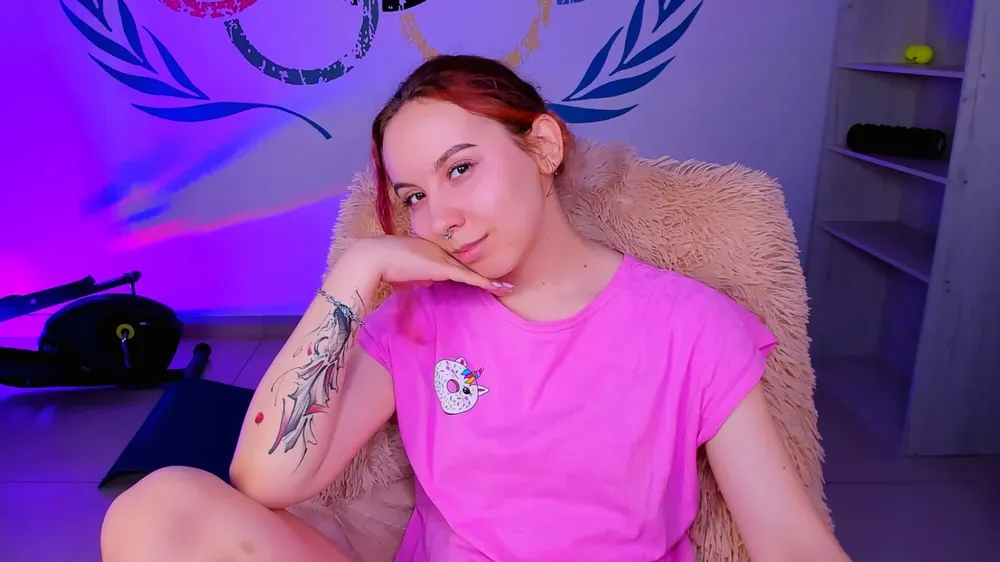
#> input picture steg/01c9708b898d94c94fcbf970d02f7d77-full.webp, 1000 x 562 px, shrunk from 1920 x 1080 before the run, given in place of 01c9708b898d94c94fcbf970d02f7d77-full.jpeg, which was not available
$ python fttmap.py 5 5 100
#> lines starting #> are read from the running program, lines starting #| are printed output that depends on the picture; pictures that were not available may be replaced by others from this repository, and a replacement may not be noted
import numpy as np
import matplotlib.pyplot as plt
import cv2
import sys

def apply_mask(fshift, mask):
    # Apply the mask to the shifted FFT
    fshift_masked = fshift * mask
    return fshift_masked

def create_circular_mask(h, w, center=None, radius=None):
    if center is None:  # use the middle of the image
        center = (int(w/2), int(h/2))
    if radius is None:  # use the smallest distance between the center and image walls
        radius = min(center[0], center[1], w-center[0], h-center[1])

    Y, X = np.ogrid[:h, :w]
    dist_from_center = np.sqrt((X - center[0])**2 + (Y - center[1])**2)

    mask = dist_from_center <= radius
    return mask

# Get coordinates and radius from command-line arguments
x = int(sys.argv[1])
y = int(sys.argv[2])
radius = int(sys.argv[3])

# Load the image
image = cv2.imread('01c9708b898d94c94fcbf970d02f7d77-full.jpeg', 0)  # Load in grayscale
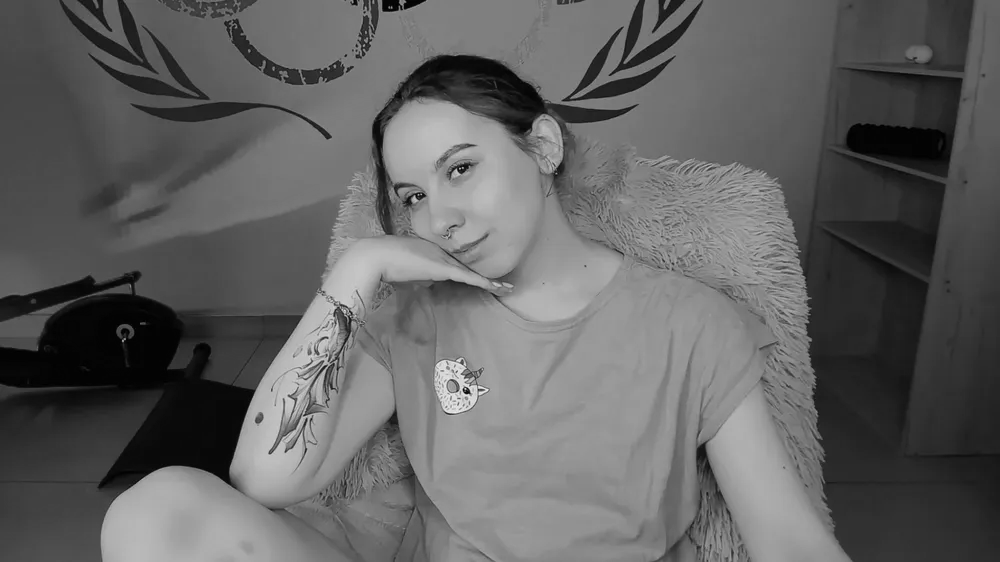
#> image: shape (562, 1000); min 0, max 240, mean 97.6

# Perform FFT
f = np.fft.fft2(image)
fshift = np.fft.fftshift(f)

# Create a mask
rows, cols = image.shape
#> rows = 562; cols = 1000
mask = create_circular_mask(rows, cols, center=(x, y), radius=radius)

# Apply the mask
fshift_masked = apply_mask(fshift, mask)

# Inverse FFT to get the image back
f_ishift = np.fft.ifftshift(fshift_masked)
img_back = np.fft.ifft2(f_ishift)
img_back = np.abs(img_back)
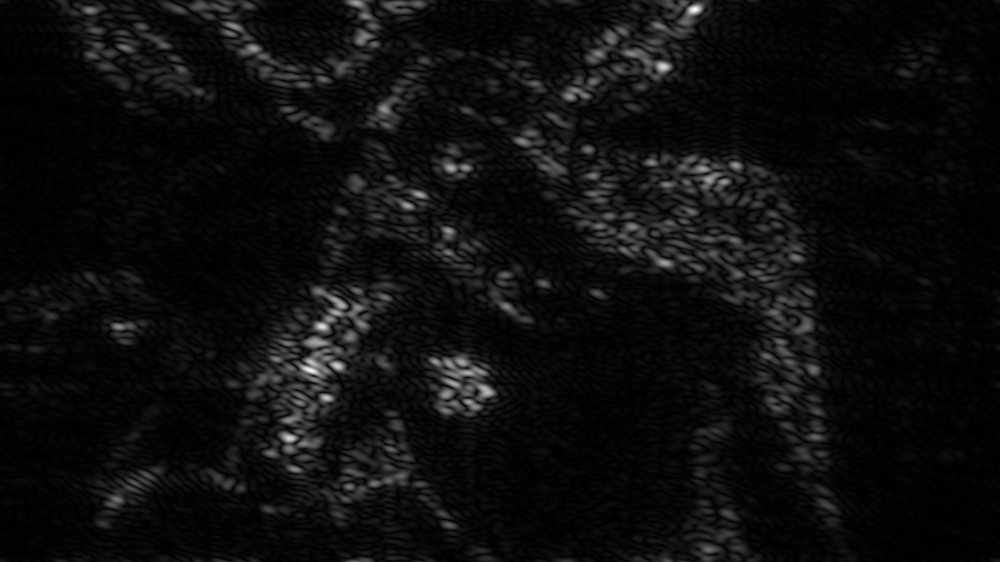
#> img_back: shape (562, 1000) float64; min 1.95e-05, max 2.01, mean 0.111; drawn with min black and max white

# Plot the original image
plt.figure()
plt.imshow(image, cmap='gray')
plt.title('Input Image')
plt.xticks([]), plt.yticks([])

# Plot the magnitude spectrum
magnitude_spectrum = 20 * np.log(np.abs(fshift))
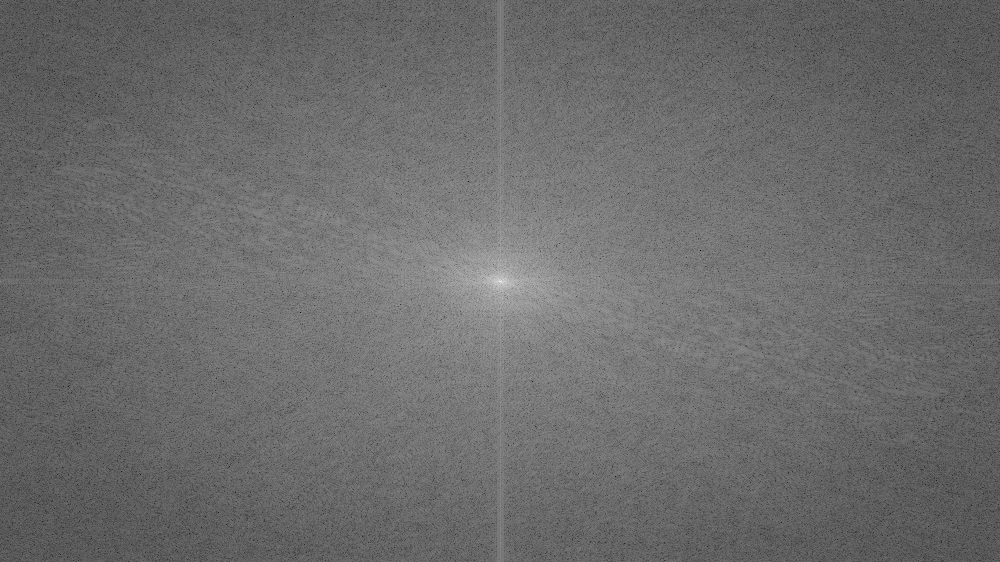
#> magnitude_spectrum: shape (562, 1000) float64; min 15.01, max 356.4, mean 159.4; drawn with min black and max white
plt.figure()
plt.imshow(magnitude_spectrum, cmap='gray')
plt.title('Magnitude Spectrum')
plt.xticks([]), plt.yticks([])

# Plot the mask
plt.figure()
plt.imshow(mask, cmap='gray')
plt.title('Mask')
plt.xticks([]), plt.yticks([])

# Plot the masked image
plt.figure()
plt.imshow(img_back, cmap='gray')
plt.title('Masked Image')
plt.xticks([]), plt.yticks([])

plt.show()
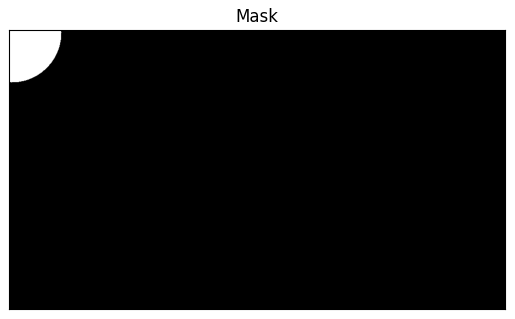
#> figure drawn by matplotlib, 1 panel
